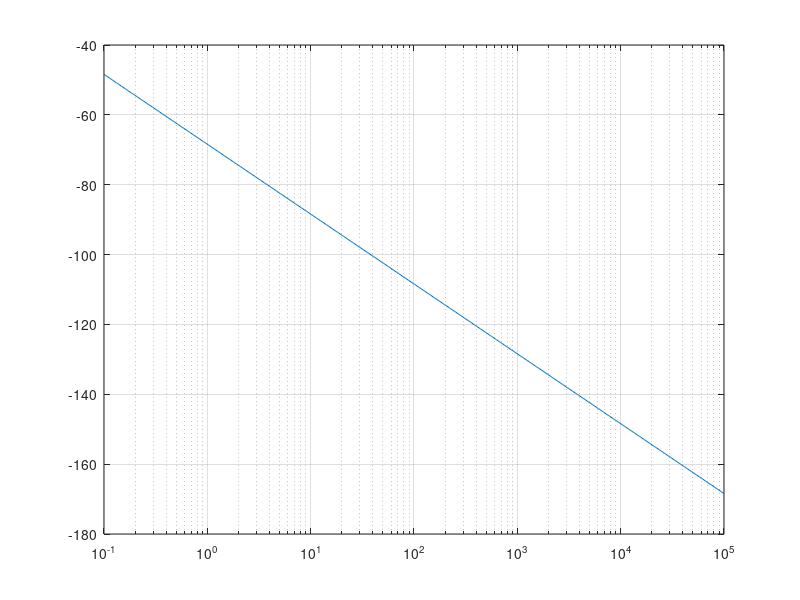

Write the MATLAB code that produced this figure.
% Leeson simulator for standard Hartley/Pierce/Collpits (LC resonator)
% Gives double sideband? 3dB too high

f0 = 14000000; % oscillator frequency
Q = 100; % loaded Q
t = 300; % temp kelvin 
f = 10 ; % noise factor (not dB)
Vp = 4 ; % peak voltage across resonator
c = 100*10^-12; % resonator total capacitance
 
k = 1.3806*10^-23; %boltzmann constant
Fm = logspace(-1,5,500);
%Fm = 10000


Ps = (pi*f0*c*Vp^2)/Q;
NCR = ((k*t*f)/(2*Ps)).*((f0./(2.*Q.*Fm)).^2);
L = 10*log10(NCR)
semilogx(Fm,L);
grid on;